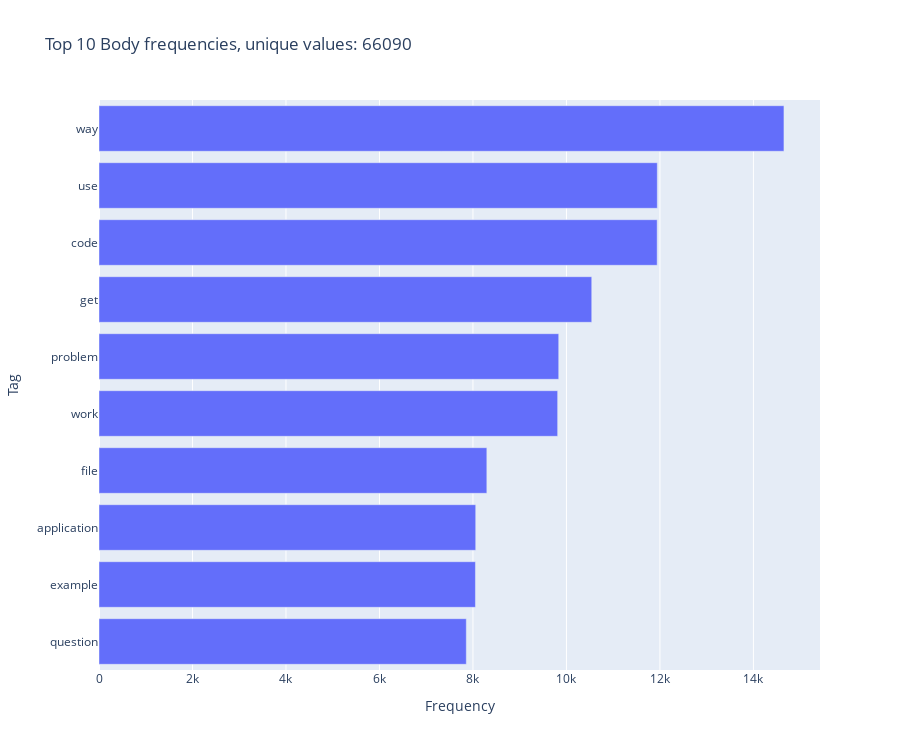

The notebook cell saved with this chart:
### Code cell
def plot_frequencies(frequencies,name,top=10):

    uniques = len(frequencies)
    dist_df = pd.DataFrame({'Tag':frequencies.keys(),'Frequency':frequencies.values()}).sort_values('Frequency').tail(top)
    fig = px.bar(dist_df,x='Frequency',y='Tag',orientation='h',title=f'Top {top} {name} frequencies, unique values: {uniques}',height=750)
    fig.show()

plot_frequencies(body_frequencies,'Body')

### Figure 1 — Plotly figure (JSON) as saved in the notebook; plotly's stock layout.template omitted (floating-point values rounded to 4 significant figures)
{"data": [{"alignmentgroup": "True", "hovertemplate": "Frequency=%{x}<br>Tag=%{y}<extra></extra>", "legendgroup": "", "marker": {"color": "#636efa", "pattern": {"shape": ""}}, "name": "", "offsetgroup": "", "orientation": "h", "showlegend": false, "textposition": "auto", "type": "bar", "x": [7858, 8053, 8059, 8297, 9812, 9835, 10541, 11941, 11944, 14653], "xaxis": "x", "y": ["question", "example", "application", "file", "work", "problem", "get", "code", "use", "way"], "yaxis": "y"}], "layout": {"barmode": "relative", "height": 750, "legend": {"tracegroupgap": 0}, "title": {"text": "Top 10 Body frequencies, unique values: 66090"}, "xaxis": {"anchor": "y", "domain": [0, 1], "title": {"text": "Frequency"}}, "yaxis": {"anchor": "x", "domain": [0, 1], "title": {"text": "Tag"}}}}
